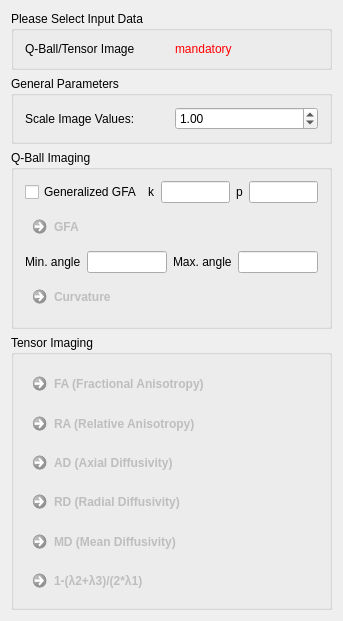
<?xml version="1.0" encoding="UTF-8"?>
<ui version="4.0">
 <class>QmitkDiffusionQuantificationViewControls</class>
 <widget class="QWidget" name="QmitkDiffusionQuantificationViewControls">
  <property name="geometry">
   <rect>
    <x>0</x>
    <y>0</y>
    <width>343</width>
    <height>612</height>
   </rect>
  </property>
  <property name="minimumSize">
   <size>
    <width>0</width>
    <height>0</height>
   </size>
  </property>
  <property name="windowTitle">
   <string>QmitkTemplate</string>
  </property>
  <layout class="QVBoxLayout" name="verticalLayout_2">
   <item>
    <widget class="QGroupBox" name="m_InputData">
     <property name="title">
      <string>Please Select Input Data</string>
     </property>
     <layout class="QGridLayout" name="gridLayout">
      <item row="0" column="0">
       <widget class="QLabel" name="label">
        <property name="text">
         <string>Q-Ball/Tensor Image</string>
        </property>
       </widget>
      </item>
      <item row="0" column="1">
       <widget class="QLabel" name="m_InputImageLabel">
        <property name="text">
         <string>&lt;html&gt;&lt;head/&gt;&lt;body&gt;&lt;p&gt;&lt;span style=&quot; color:#ff0000;&quot;&gt;mandatory&lt;/span&gt;&lt;/p&gt;&lt;/body&gt;&lt;/html&gt;</string>
        </property>
        <property name="wordWrap">
         <bool>true</bool>
        </property>
       </widget>
      </item>
     </layout>
    </widget>
   </item>
   <item>
    <widget class="QGroupBox" name="groupBox_4">
     <property name="title">
      <string>General Parameters</string>
     </property>
     <layout class="QGridLayout" name="gridLayout_2">
      <item row="0" column="0">
       <widget class="QLabel" name="label_2">
        <property name="text">
         <string>Scale Image Values:</string>
        </property>
       </widget>
      </item>
      <item row="0" column="1">
       <widget class="QDoubleSpinBox" name="m_ScaleImageValuesBox">
        <property name="maximum">
         <double>1000.000000000000000</double>
        </property>
        <property name="value">
         <double>1.000000000000000</double>
        </property>
       </widget>
      </item>
     </layout>
    </widget>
   </item>
   <item>
    <widget class="QGroupBox" name="groupBox">
     <property name="title">
      <string>Q-Ball Imaging</string>
     </property>
     <layout class="QVBoxLayout" name="verticalLayout">
      <item>
       <widget class="QFrame" name="frame">
        <property name="frameShape">
         <enum>QFrame::NoFrame</enum>
        </property>
        <property name="frameShadow">
         <enum>QFrame::Raised</enum>
        </property>
        <layout class="QHBoxLayout" name="horizontalLayout">
         <property name="margin">
          <number>0</number>
         </property>
         <item>
          <widget class="QCheckBox" name="m_StandardGFACheckbox">
           <property name="text">
            <string>Generalized GFA</string>
           </property>
          </widget>
         </item>
         <item>
          <widget class="QFrame" name="frame_2">
           <property name="frameShape">
            <enum>QFrame::NoFrame</enum>
           </property>
           <property name="frameShadow">
            <enum>QFrame::Raised</enum>
           </property>
           <layout class="QHBoxLayout" name="horizontalLayout_3">
            <property name="margin">
             <number>0</number>
            </property>
            <item>
             <widget class="QLabel" name="m_ParamK">
              <property name="enabled">
               <bool>true</bool>
              </property>
              <property name="text">
               <string>k</string>
              </property>
             </widget>
            </item>
            <item>
             <widget class="QLineEdit" name="m_ParamKEdit">
              <property name="enabled">
               <bool>true</bool>
              </property>
             </widget>
            </item>
            <item>
             <widget class="QLabel" name="m_ParamP">
              <property name="enabled">
               <bool>true</bool>
              </property>
              <property name="text">
               <string>p</string>
              </property>
             </widget>
            </item>
            <item>
             <widget class="QLineEdit" name="m_ParamPEdit">
              <property name="enabled">
               <bool>true</bool>
              </property>
             </widget>
            </item>
           </layout>
          </widget>
         </item>
        </layout>
       </widget>
      </item>
      <item>
       <widget class="QCommandLinkButton" name="m_GFAButton">
        <property name="enabled">
         <bool>false</bool>
        </property>
        <property name="text">
         <string>GFA</string>
        </property>
       </widget>
      </item>
      <item>
       <widget class="QFrame" name="frame_3">
        <property name="frameShape">
         <enum>QFrame::NoFrame</enum>
        </property>
        <property name="frameShadow">
         <enum>QFrame::Raised</enum>
        </property>
        <layout class="QHBoxLayout" name="horizontalLayout_2">
         <property name="margin">
          <number>0</number>
         </property>
         <item>
          <widget class="QLabel" name="label_4">
           <property name="text">
            <string>Min. angle</string>
           </property>
          </widget>
         </item>
         <item>
          <widget class="QLineEdit" name="MinAngle"/>
         </item>
         <item>
          <widget class="QLabel" name="label_3">
           <property name="text">
            <string>Max. angle</string>
           </property>
          </widget>
         </item>
         <item>
          <widget class="QLineEdit" name="MaxAngle"/>
         </item>
        </layout>
       </widget>
      </item>
      <item>
       <widget class="QCommandLinkButton" name="m_CurvatureButton">
        <property name="enabled">
         <bool>false</bool>
        </property>
        <property name="text">
         <string>Curvature</string>
        </property>
       </widget>
      </item>
     </layout>
    </widget>
   </item>
   <item>
    <widget class="QGroupBox" name="groupBox_2">
     <property name="title">
      <string>Tensor Imaging</string>
     </property>
     <layout class="QVBoxLayout" name="verticalLayout_3">
      <item>
       <widget class="QCommandLinkButton" name="m_FAButton">
        <property name="enabled">
         <bool>false</bool>
        </property>
        <property name="text">
         <string>FA (Fractional Anisotropy)</string>
        </property>
       </widget>
      </item>
      <item>
       <widget class="QCommandLinkButton" name="m_RAButton">
        <property name="enabled">
         <bool>false</bool>
        </property>
        <property name="text">
         <string>RA (Relative Anisotropy)</string>
        </property>
       </widget>
      </item>
      <item>
       <widget class="QCommandLinkButton" name="m_ADButton">
        <property name="enabled">
         <bool>false</bool>
        </property>
        <property name="text">
         <string>AD (Axial Diffusivity)</string>
        </property>
       </widget>
      </item>
      <item>
       <widget class="QCommandLinkButton" name="m_RDButton">
        <property name="enabled">
         <bool>false</bool>
        </property>
        <property name="text">
         <string>RD (Radial Diffusivity)</string>
        </property>
       </widget>
      </item>
      <item>
       <widget class="QCommandLinkButton" name="m_MDButton">
        <property name="enabled">
         <bool>false</bool>
        </property>
        <property name="text">
         <string>MD (Mean Diffusivity)</string>
        </property>
       </widget>
      </item>
      <item>
       <widget class="QCommandLinkButton" name="m_ClusteringAnisotropy">
        <property name="enabled">
         <bool>false</bool>
        </property>
        <property name="text">
         <string>1-(λ2+λ3)/(2*λ1)</string>
        </property>
       </widget>
      </item>
     </layout>
    </widget>
   </item>
   <item>
    <spacer name="spacer1">
     <property name="orientation">
      <enum>Qt::Vertical</enum>
     </property>
     <property name="sizeType">
      <enum>QSizePolicy::Expanding</enum>
     </property>
     <property name="sizeHint" stdset="0">
      <size>
       <width>20</width>
       <height>220</height>
      </size>
     </property>
    </spacer>
   </item>
  </layout>
 </widget>
 <layoutdefault spacing="6" margin="11"/>
 <includes>
  <include location="local">QmitkDataStorageComboBox.h</include>
 </includes>
 <resources/>
 <connections/>
</ui>
